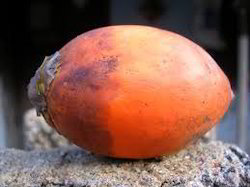
#> input picture dataset/Healthy_Nut/healthy_nut (1).jpg, 250 x 187 px, given as the content of the folder C:/Dataset/Healthy_Leaf/Healthy_leaf (1).jpeg/, which was not available
$ jupyter execute --allow-errors 'before Final.ipynb'
#> lines starting #> are read from the running program, lines starting #| are printed output that depends on the picture; after the words box and inside, x2 and y2 are one past the last pixel; in counts of white or black regions, pixels touching at a corner belong together; pictures that were not available may be replaced by others from this repository, and a replacement may not be noted
[cell 1]
import numpy as np
import pickle
import cv2
from os import listdir
from sklearn.preprocessing import LabelBinarizer
from keras.models import Sequential
from tensorflow.keras.layers import BatchNormalization
from keras.layers.convolutional import Conv2D
from keras.layers.convolutional import MaxPooling2D
from keras.layers.core import Activation, Flatten, Dropout, Dense
from keras import backend as K
from keras.preprocessing.image import ImageDataGenerator
from keras.optimizers import Adam
from keras.preprocessing import image
from tensorflow.keras.utils import img_to_array
from sklearn.preprocessing import MultiLabelBinarizer
from sklearn.model_selection import train_test_split
import matplotlib.pyplot as plt
import os
import pathlib

[cell 2]
EPOCHS = 25
INIT_LR = 1e-3
BS = 32
default_image_size = tuple((256, 256))
image_size = 0
path = pathlib.Path('C:\Dataset')
width=256
height=256
depth=3

[cell 3]
def convert_image_to_array(image_dir):
    try:
        image = cv2.imread(image_dir)
        if image is not None :
            image = cv2.resize(image, default_image_size)
            return img_to_array(image)
        else :
            return np.array([])
    except Exception as e:
        print(f"Error : {e}")
        return None

[cell 4]
image_list, label_list = [], []
l=[]
try:
    print("[INFO] Loading images ...")
    root_dir = listdir(path)
    for directory in root_dir :
        # remove .DS_Store from list
        if directory == ".DS_Store" :
            root_dir.remove(directory)

    for plant_folder in root_dir :
        plant_disease_folder_list = listdir(f"{path}/{plant_folder}")

        for disease_folder in plant_disease_folder_list :
            # remove .DS_Store from list
            if disease_folder == ".DS_Store" :
                plant_disease_folder_list.remove(disease_folder)

        for plant_disease_folder in plant_disease_folder_list:
            print(f"[INFO] Processing {plant_disease_folder} ...")
            plant_disease_image_list = listdir(f"{path}/{plant_folder}/{plant_disease_folder}/")

            for single_plant_disease_image in plant_disease_image_list :
                if single_plant_disease_image == ".DS_Store" :
                    plant_disease_image_list.remove(single_plant_disease_image)

            for image in plant_disease_image_list:
                l.append(image)
                image_directory = f"{path}/{plant_folder}/{plant_disease_folder}/{image}"
                if image_directory.endswith(".jpg") == True or image_directory.endswith(".JPG") == True:
                    image_list.append(convert_image_to_array(image_directory))
#> in convert_image_to_array, image is the input picture: shape (187, 250, 3); mean B, G, R 81.1, 92.5, 132.4
#> in convert_image_to_array, `image = cv2.resize(image, default_image_size)`:
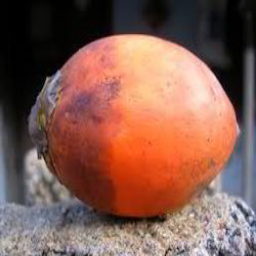
#> image: shape (256, 256, 3); mean B, G, R 81, 92.4, 132.3
#> (the call stopped at in convert_image_to_array, `return img_to_array(image)`: tensorflow is not available in this run)
                    label_list.append(plant_disease_folder)
    print("[INFO] Image loading completed")
except Exception as e:
    print(f"Error : {e}")

[cell 5]
image_size = len(image_list)

[cell 6]
label_binarizer = LabelBinarizer()
image_labels = label_binarizer.fit_transform(label_list)
#pickle.dump(label_binarizer,open('label_transform.pkl', 'wb'))
n_classes = len(label_binarizer.classes_)

[cell 7]
print(label_binarizer.classes_)

[cell 8]
print(image_labels)

[cell 9]
np_image_list = np.array(image_list, dtype=np.float16) / 225.0

[cell 10]
print("[INFO] Spliting data to train, test")
#> (the rest of this cell did not finish here and is left out)

#> (a cell that did not finish here is left out)

[cell 12]
inputShape = (height, width, depth)
chanDim = -1
#> (the rest of this cell did not finish here and is left out)

#> (a cell that did not finish here is left out)

#> (a cell that did not finish here is left out)

#> (a cell that did not finish here is left out)

[cell 16]
#from keras.models import load_model

[cell 17]
#model.save("areca_leaves.h5")

[cell 18]
#mode = load_model("areca_leaves.h5")

#> (a cell that did not finish here is left out)

#> (a cell that did not finish here is left out)

#> (a cell that did not finish here is left out)

[cell 22]
print("[INFO] Calculating model accuracy")
#> (the rest of this cell did not finish here and is left out)

[cell 23]
Remedy = ['','','','','','Disease can be controlled by spraying with one per cent Bordeaux mixture or Dithane M 45 @ 3 gram/Liter.']

[cell 24]
#image_dir="C:\Dataset\plant_folder\Healthy_Leaf\\Healthy_leaf (2).jpg"
image_dir="C:\Dataset\plant_folder\Healthy_Nut\\healthy_nut (8).jpg"
# [5 lines of commented-out code are left out]
#> (the rest of this cell did not finish here and is left out)

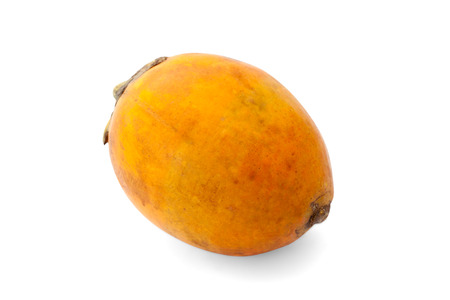
#> input picture dataset/Healthy_Nut/healthy_nut (8).jpg, 450 x 300 px, found by its file name
#> in convert_image_to_array, image is the input picture: shape (300, 450, 3); mean B, G, R 194, 224.2, 247.1
#> in convert_image_to_array (call 7), `image = cv2.resize(image, default_image_size)`:
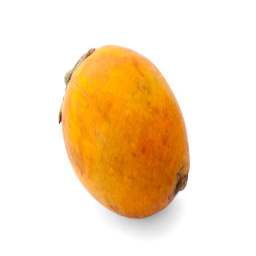
#> image: shape (256, 256, 3); mean B, G, R 193.9, 224.2, 247.1
np_image_li = np.array(im, dtype=np.float16) / 225.0
npp_image = np.expand_dims(np_image_li, axis=0)

[cell 25]
#pavan
#img=img.resize(50,50)
img=cv2.imread(image_dir)
gray=cv2.cvtColor(img,cv2.COLOR_BGR2GRAY)
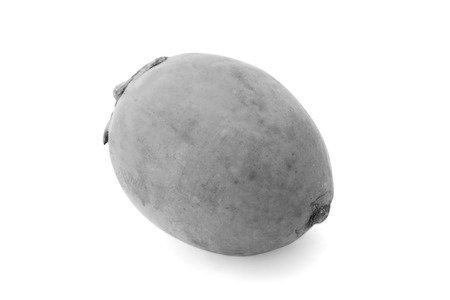
#> gray: shape (300, 450); min 24, max 255, mean 227.6
kerne2=np.ones((5,5),np.uint8)
ret,binary=cv2.threshold(img,160,255,cv2.THRESH_BINARY)
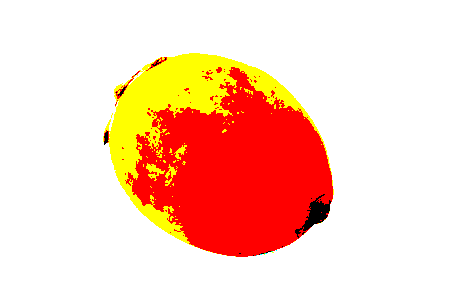
#> binary: shape (300, 450, 3); mean B, G, R 189, 208.6, 253.8
icanny=cv2.Canny(img,130,130)
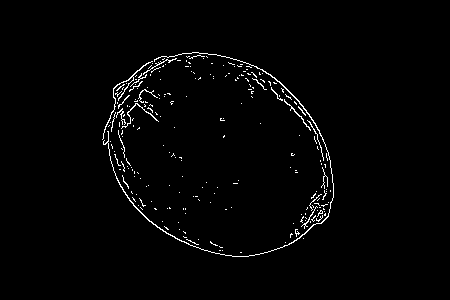
#> icanny: shape (300, 450); 1.7% white in thin lines or dots, all inside (x1, y1, x2, y2) = (102, 52, 334, 257)
erosion=cv2.erode(img,kerne2,iterations=1)
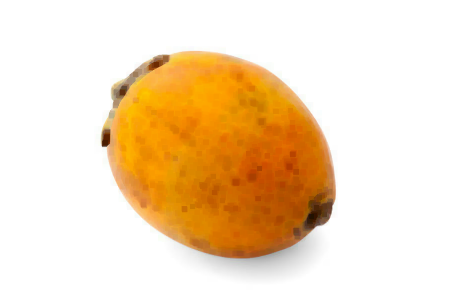
#> erosion: shape (300, 450, 3); mean B, G, R 189.4, 220, 243.9
dialation=cv2.dilate(icanny,kerne2,iterations=1)
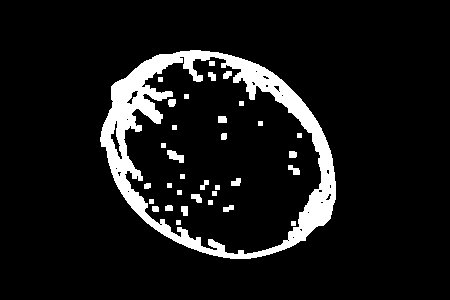
#> dialation: shape (300, 450); 8.9% white; 34 white regions, largest, box (x1, y1, x2, y2) and area: (100, 50, 336, 259) 10631, (167, 150, 184, 163) 129, (288, 165, 300, 175) 72
edges=cv2.Canny(dialation,100,200)
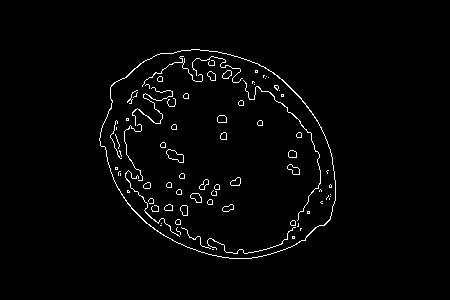
#> edges: shape (300, 450); 2% white in thin lines or dots, all inside (x1, y1, x2, y2) = (99, 49, 336, 259)
